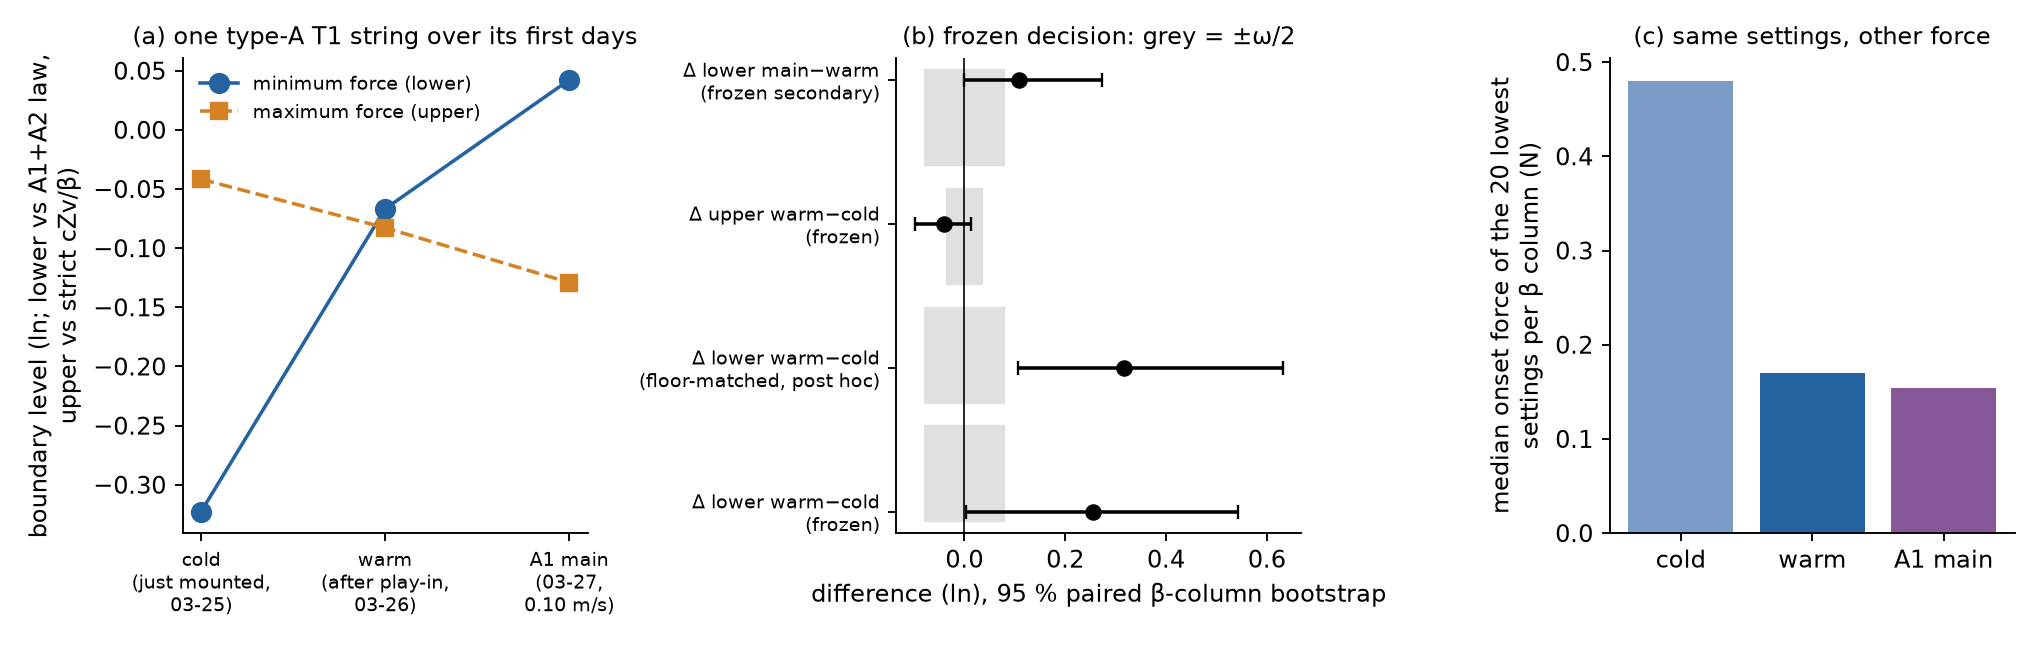

Source code (Python):
"""Figure: settling test (frozen primary + post hoc floor-matched). Claude, 2026-10-20."""
import json
import matplotlib; matplotlib.use("Agg")
import matplotlib.pyplot as plt
import numpy as np
r = json.load(open("score_result.json")); p = json.load(open("posthoc_floor_matched.json"))
fig, ax = plt.subplots(1, 3, figsize=(12, 3.8))
lv = [r["primary"]["lower"]["level_A"], r["primary"]["lower"]["level_B"], r["secondary_day"]["lower"]["level_B"]]
uv = [r["primary"]["upper"]["level_A"], r["primary"]["upper"]["level_B"], r["secondary_day"]["upper"]["level_B"]]
x = np.arange(3); lab = ["cold\n(just mounted,\n03-25)", "warm\n(after play-in,\n03-26)", "A1 main\n(03-27,\n0.10 m/s)"]
ax[0].plot(x, lv, "o-", color="#2563a0", ms=8, label="minimum force (lower)"); ax[0].plot(x, uv, "s--", color="#d38325", ms=7, label="maximum force (upper)")
ax[0].set_xticks(x); ax[0].set_xticklabels(lab, fontsize=8); ax[0].set_ylabel("boundary level (ln; lower vs A1+A2 law,\nupper vs strict cZv/β)")
ax[0].set_title("(a) one type-A T1 string over its first days", fontsize=10); ax[0].legend(fontsize=8, frameon=False)
rows = [("Δ lower warm−cold\n(frozen)", r["primary"]["lower"]), ("Δ lower warm−cold\n(floor-matched, post hoc)", p["warm_minus_cold"]["lower"]),
        ("Δ upper warm−cold\n(frozen)", r["primary"]["upper"]), ("Δ lower main−warm\n(frozen secondary)", r["secondary_day"]["lower"])]
for i, (n, d) in enumerate(rows):
    ax[1].errorbar(d["diff"], i, xerr=[[d["diff"] - d["ci"][0]], [d["ci"][1] - d["diff"]]], fmt="o", color="k", capsize=3)
    ax[1].axvspan(-d["threshold"], d["threshold"], ymin=(i + .1) / 4, ymax=(i + .9) / 4, color="0.88")
ax[1].axvline(0, color="k", lw=.7); ax[1].set_yticks(range(4)); ax[1].set_yticklabels([r_[0] for r_ in rows], fontsize=8)
ax[1].set_xlabel("difference (ln), 95 % paired β-column bootstrap"); ax[1].set_title("(b) frozen decision: grey = ±ω/2", fontsize=10)
on = {"cold": 0.480, "warm": 0.170, "A1 main": 0.154}
ax[2].bar(list(on), list(on.values()), color=["#7a9cc6", "#2563a0", "#86589a"])
ax[2].set_ylabel("median onset force of the 20 lowest\nsettings per β column (N)"); ax[2].set_title("(c) same settings, other force", fontsize=10)
for s in ax:
    for k in ("top", "right"): s.spines[k].set_visible(False)
fig.tight_layout(); fig.savefig("fig_settling.png", dpi=170)
